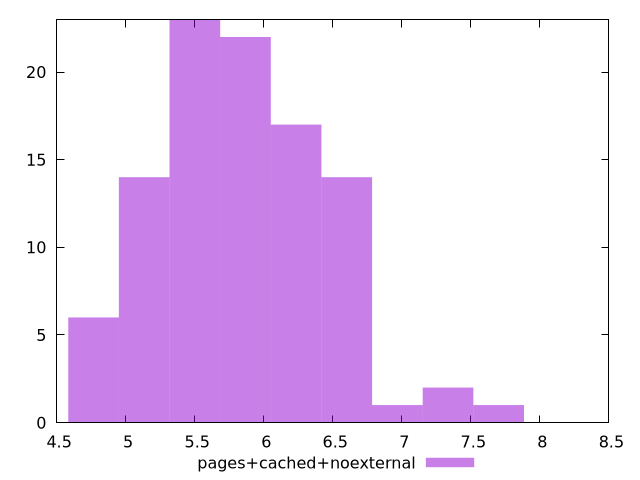

Here is the gnuplot script that generated this plot:
$_pagesCachedNoexternal <<EOF
7.334892686288697 2
5.134424880402087 14
5.867914149030957 22
5.501169514716523 23
6.601403417659827 14
6.234658783345392 17
4.767680246087653 6
6.968148051974262 1
7.701637320603131 1
EOF
set key outside below
set terminal pngcairo
set output "report_00006_2020-11-02T20-21-41.718Z/network-server-latency/pages+cached+noexternal//raw_hist.png"
set yrange [0:23]
set boxwidth 0.3667446343144348
set style fill transparent solid 0.5 noborder
plot $_pagesCachedNoexternal title "pages+cached+noexternal" with boxes ,
